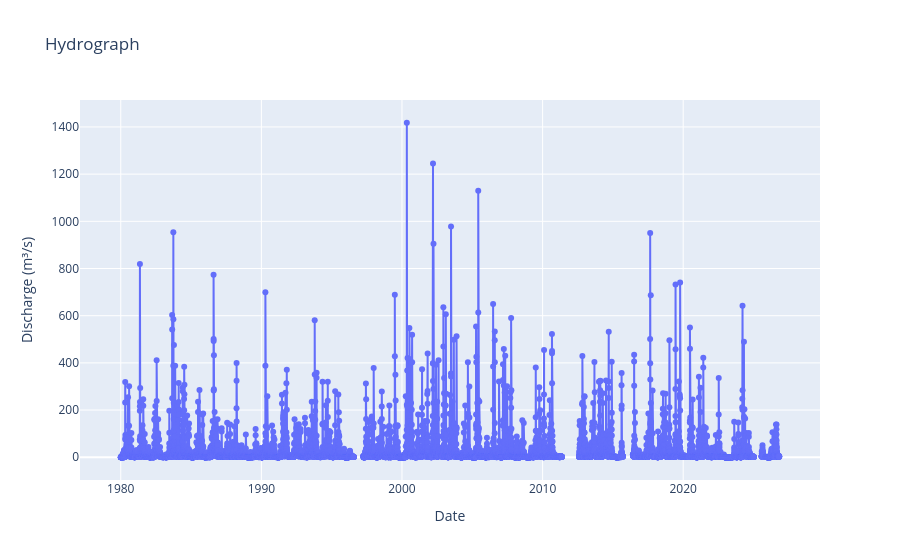

The notebook cell saved with this chart:
### Markdown cell above
##### Plot hydrograph

### Code cell
fig = go.Figure()

fig.add_trace(go.Scatter(
    x=DISCHARGE_DAILY.index,    
    y=DISCHARGE_DAILY['Discharge'], 
    mode='lines+markers',               
    name='Streamflow (m3/s)'
))

fig.update_layout(
    title=f'Hydrograph',
    xaxis_title='Date',
    yaxis_title='Discharge (m³/s)'
)

fig.show()

### Figure 1 — Plotly figure (JSON) as saved in the notebook; plotly's stock layout.template omitted (floating-point values rounded to 4 significant figures; data arrays with more than 128 entries replaced by an {"elided": "..."} marker saying what was removed)
{"data": [{"mode": "lines+markers", "name": "Streamflow (m3/s)", "type": "scatter", "x": {"elided": "17106 str values"}, "y": {"elided": "17106 float values"}}], "layout": {"title": {"text": "Hydrograph"}, "xaxis": {"title": {"text": "Date"}}, "yaxis": {"title": {"text": "Discharge (m³/s)"}}}}
